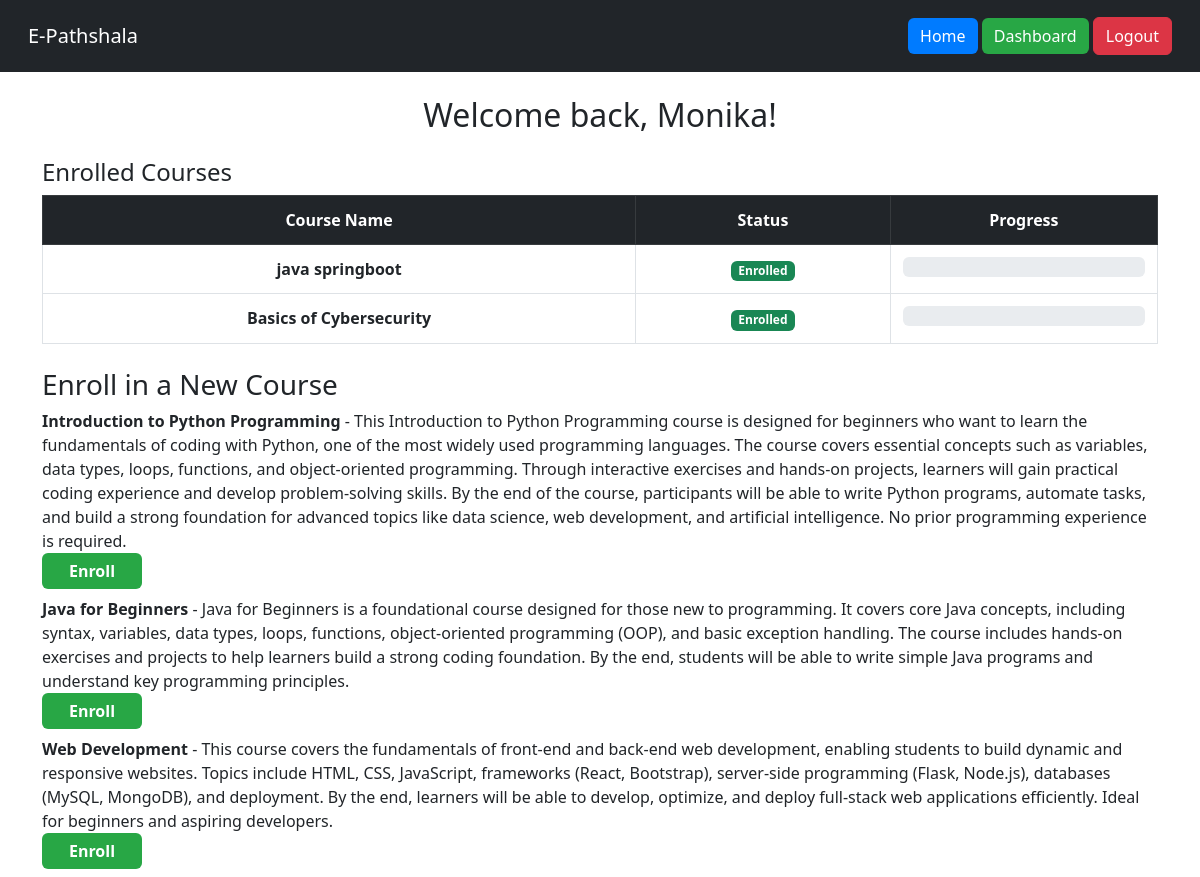
The page /dashboard (signed in) on the database its author committed.
### app/models.py (models this page shows, shortened)
class User(db.Model):
    __tablename__ = 'user'
    id = db.Column(db.Integer, primary_key=True)
    username = db.Column(db.String(80), unique=True, nullable=False)
    password_hash = db.Column(db.String(128))
    is_instructor = db.Column(db.Boolean, default=False)
    enrollments = db.relationship('Enrollment', back_populates='student')
    posts = db.relationship('Post', backref='author', lazy='dynamic')

class Course(db.Model):
    id = db.Column(db.Integer, primary_key=True)
    title = db.Column(db.String(100), nullable=False)
    description = db.Column(db.String(255), nullable=True)
    instructor_id = db.Column(db.Integer, db.ForeignKey('user.id'))
    instructor = db.relationship('User', backref='courses')
    enrollments = db.relationship('Enrollment', back_populates='course')
    assessments = db.relationship('Assessment', backref='course', lazy='dynamic')
    forums = db.relationship('Forum', backref='course', lazy='dynamic')

### app/routes.py (the view)
@main.route('/dashboard')
def dashboard():
    if 'user_id' not in session:
        flash("Please log in to view this page.")
        return redirect(url_for('main.login'))
    user = User.query.get(session['user_id'])
    if user is None:
        flash('User not found. Please log in again.')
        return redirect(url_for('main.login'))
    if user.is_instructor:
        courses = Course.query.filter_by(instructor_id=user.id).all()
        total_courses = len(courses)
        student_ids = set()
        total_enrollments = 0
        for course in courses:
            enrollments = Enrollment.query.filter_by(course_id=course.id).all()
            total_enrollments += len(enrollments)
            for enrollment in enrollments:
                student_ids.add(enrollment.student_id)
        total_students = len(student_ids)
        return render_template(
            'instructor_dashboard.html',
            user=user,
            courses=courses,
            total_students=total_students,
            total_courses=total_courses,
            total_enrollments=total_enrollments
        )
    else:
        courses_data = [(enrollment.course, enrollment.progress) for enrollment in user.enrollments]
        available_courses = Course.query.filter(Course.id.notin_([en.course_id for en in user.enrollments])).all()
        return render_template(
            'student_dashboard.html',
            user=user,
            courses=courses_data,
            available_courses=available_courses
        )
    return render_template(template, user=user, courses=courses)

### app/templates/student_dashboard.html (shortened to what this page needs)
<!DOCTYPE html>
<html lang="en">
<head>
    <link href="https://cdn.jsdelivr.net/npm/bootstrap@5.3.0/dist/css/bootstrap.min.css" rel="stylesheet">
</head>
<body>
    <nav class="navbar navbar-dark bg-dark p-3">
        <div class="container-fluid">
            <a class="navbar-brand" href="#">E-Pathshala</a>
            <div>
                <a href="/" class="btn btn-primary">Home</a>
                <a href="/dashboard" class="btn btn-success">Dashboard</a>
                <a href="/logout" class="btn btn-danger">Logout</a>
            </div>
        </div>
    </nav>
    {% block content %}
    <div class="container mt-4">
        <h2 class="text-center">Welcome back, {{ user.username }}!</h2>
        <div class="mt-4">
            <h4>Enrolled Courses</h4>
            <table class="table table-bordered mt-2">
                <thead class="table-dark">
                    <tr>
                        <th>Course Name</th>
                        <th>Status</th>
                        <th>Progress</th>
                    </tr>
                </thead>
                <tbody>
                    {% for course, progress in courses %}
                    <tr>
                        <td><strong>{{ course.title }}</strong></td>
                        <td><span class="badge bg-success">Enrolled</span></td>
                        <td>
                            <div class="progress">
                            </div>
                        </td>
                    </tr>
                    {% else %}
                    <tr><td colspan="3">No enrolled courses.</td></tr>
                    {% endfor %}
                </tbody>
            </table>
        </div>
        <div class="mt-4">
            <h3>Enroll in a New Course</h3>
            {% for course in available_courses %}
            <div class="mb-2">
                <strong>{{ course.title }}</strong> - {{ course.description }}
                <form action="{{ url_for('main.enroll_in_course', course_id=course.id) }}" method="post">
                    <button type="submit" class="btn btn-enroll">Enroll</button>
                </form>
            </div>
            {% endfor %}
        </div>
    </div>
    {% endblock %}
</body>
</html>

### app/templates/student_dashboard.html (style rules this page uses)
.navbar .btn-primary { background-color: #007bff; border: none; }
.navbar .btn-success { background-color: #28a745; border: none; }
.progress { height: 20px; }
.table th, .table td { padding: 12px; text-align: center; }
.btn-enroll { width: 100px; font-weight: bold; background-color: #28a745; border: none; color: white; }

### rows shown on the page
User: username "Monika"
Course: title "java springboot"
Course: title "Basics of Cybersecurity"
Course: title "Introduction to Python Programming", description "This Introduction to Python Programming course is designed for beginners who want to learn the fundamentals of coding with Python, one of the most widely used programming languages. The course covers essential concepts such as variables, data types, loops, functions, and object-oriented programming. Through interactive exercises and hands-on projects, learners will gain practical coding experience and develop problem-solving skills. By the end of the course, participants will be able to write Python programs, automate tasks, and build a strong foundation for advanced topics like data science, web development, and artificial intelligence. No prior programming experience is required."
Course: title "Java for Beginners", description "Java for Beginners is a foundational course designed for those new to programming. It covers core Java concepts, including syntax, variables, data types, loops, functions, object-oriented programming (OOP), and basic exception handling. The course includes hands-on exercises and projects to help learners build a strong coding foundation. By the end, students will be able to write simple Java programs and understand key programming principles."
Course: title "Web Development", description "This course covers the fundamentals of front-end and back-end web development, enabling students to build dynamic and responsive websites. Topics include HTML, CSS, JavaScript, frameworks (React, Bootstrap), server-side programming (Flask, Node.js), databases (MySQL, MongoDB), and deployment. By the end, learners will be able to develop, optimize, and deploy full-stack web applications efficiently. Ideal for beginners and aspiring developers."
